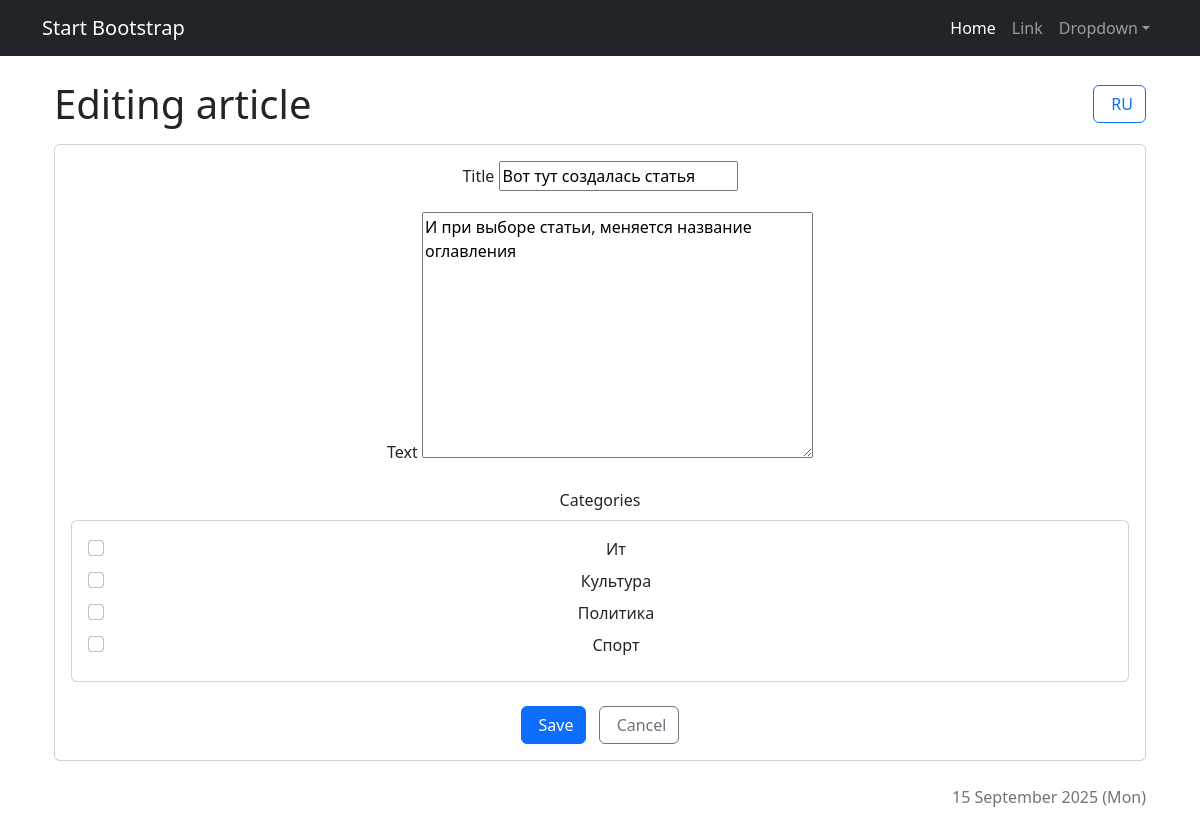
/news/articles/20/edit/ (signed in), run on an earlier commit of the app's database.
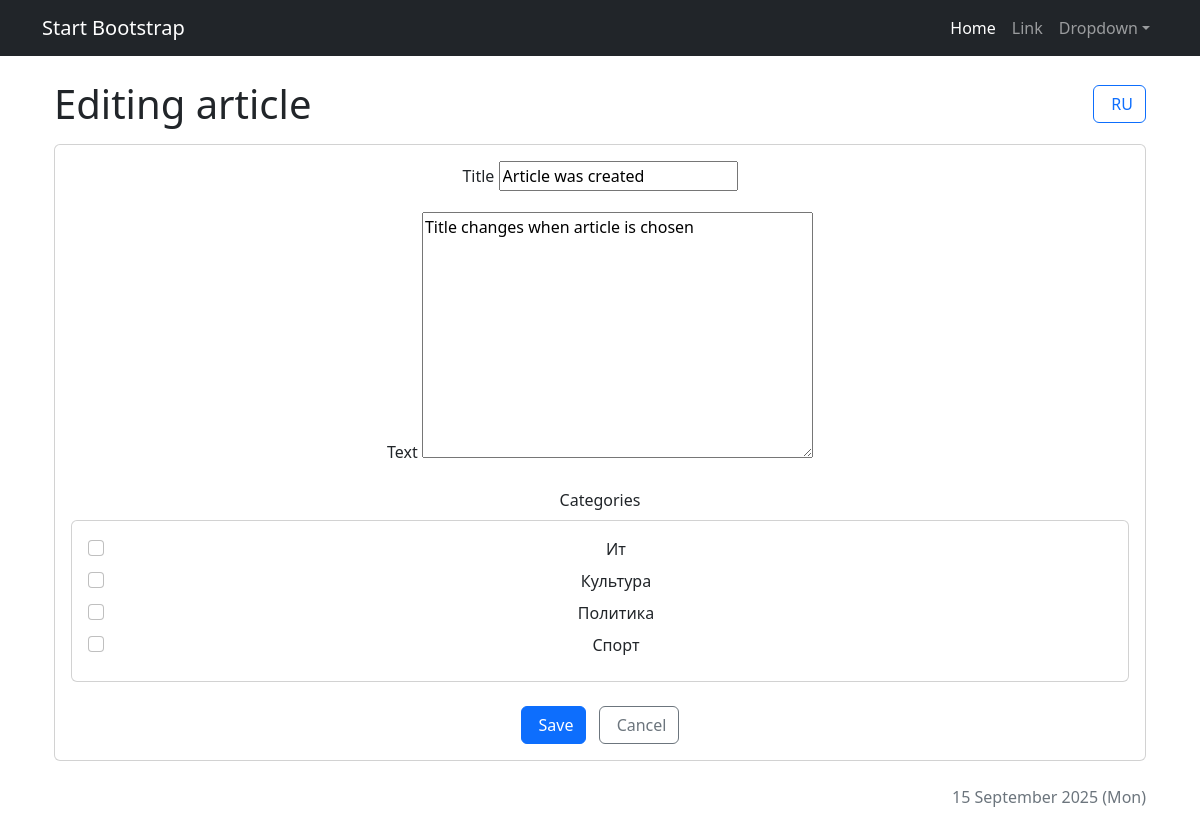
And on a later commit of the database.
### news/models.py (models this page shows, shortened)
class Post(models.Model):
    author = models.ForeignKey(Author, on_delete=models.CASCADE)
    ARTICLE = 'AR'
    NEWS = 'NW'
    CATEGORY_CHOICES= (
        (NEWS, _('News')),
        (ARTICLE, _('Article')),
    )
    categoryType = models.CharField(max_length=2, choices=CATEGORY_CHOICES, default=ARTICLE, verbose_name=_('Type'), help_text= _('post category'))
    dataCreation = models.DateTimeField(auto_now_add=True)
    postCategory = models.ManyToManyField(Category, through='PostCategory')
    title = models.CharField(max_length=128, help_text= _('post title'))
    text = models.TextField(help_text= _('post text'))
    rating = models.SmallIntegerField(default=0)

class Category(models.Model):
    name = models.CharField(max_length=64, unique=True, help_text= _('category name'))
    subscribers = models.ManyToManyField(User, related_name='subscribed_categories', blank=True)
    def __str__(self):
        return self.name.title()

### news/views.py (the view, shortened to what this page needs)
# urls.py: path('articles/<int:pk>/edit/', ArticleUpdateView.as_view(), name='article_edit'),
class ArticleUpdateView(PermissionRequiredMixin, UpdateView):
    permission_required = ('news.change_post',)
    model = Post
    form_class = PostForm
    template_name = 'post_form.html'
    def get_queryset(self):
        return super().get_queryset().filter(categoryType=Post.ARTICLE)
    def dispatch(self, request, *args, **kwargs):
        obj = self.get_object()
        if obj.author.authorUser != request.user:
            raise PermissionDenied
        return super().dispatch(request, *args, **kwargs)

### news/forms.py
class PostForm(forms.ModelForm):
    postCategory = forms.ModelMultipleChoiceField(
        queryset=Category.objects.all(),
        widget=forms.CheckboxSelectMultiple,
        required=True,
        label='Категории'
    )
    class Meta:
        model = Post
        fields = ['title', 'text', 'categoryType', 'postCategory']
        widgets = {
            'categoryType': forms.RadioSelect,
        }
    def __init__(self, *args, **kwargs):
        super().__init__(*args, **kwargs)
        if self.instance.pk:
            self.fields['postCategory'].initial = self.instance.postCategory.all()

### news/context_processors.py (called while the page is built)
def authors_group(request):
    try:
        return {'authors_group': Group.objects.get(name='authors')}
    except Group.DoesNotExist:
        return {'authors_group': None}

### news/templatetags/custom_tags.py (called while the page is built)
@register.simple_tag()
def current_time(format_string='%d %B %Y'):
   return datetime.utcnow().strftime(format_string)

### templates/post_form.html (shortened to what this page needs)
{% extends 'flatpages/default.html' %}
{% load custom_tags %}
{% load censor_filters %}
{% load i18n %}
{% block content %}
<div class="container mt-4">
    <div class="row mb-4">
        <div class="col-12">
            <div class="d-flex justify-content-between align-items-center mb-3">
                <h1 class="mb-0">
                    {% if object %}{% trans "Editing" %}{% else %}{% trans "Creating" %}{% endif %}
                    {% if view_type == 'news' %}{% trans "news" %}{% else %}{% trans "article" %}{% endif %}
                </h1>
                <form action="{% url 'set_language' %}" method="post">
                    {% get_current_language as LANGUAGE_CODE %}
                    {% get_available_languages as LANGUAGES %}
                    {% get_language_info_list for LANGUAGES as languages %}
                    {% for language in languages %}
                        {% if language.code != LANGUAGE_CODE %}
                            <button type="submit" class="btn btn-outline-primary" title="{% trans 'Switch to' %} {{ language.name_local }}">
                                {% if language.code == 'ru' %}
                                     RU
                                {% else %}
                                    <i class="bi bi-translate"></i> EN
                                {% endif %}
                            </button>
                        {% endif %}
                    {% endfor %}
                </form>
            </div>
            <div class="card mb-4">
                <div class="card-body">
                    <form method="post">
                        <div class="row g-3">
                            <div class="col-md-12">
                                <label for="{{ form.title.id_for_label }}" class="form-label">{% trans "Title" %}</label>
                                {{ form.title }}
                            </div>
                            <div class="col-md-12">
                                <label for="{{ form.text.id_for_label }}" class="form-label">{% trans "Text" %}</label>
                                {{ form.text }}
                            </div>
                            <div class="col-md-12">
                                <label class="form-label">{% trans "Categories" %}</label>
                                <div class="card">
                                    <div class="card-body" style="max-height: 200px; overflow-y: auto;">
                                        {% for checkbox in form.postCategory %}
                                            <div class="form-check">
                                                <input type="checkbox"
                                                       name="{{ checkbox.data.name }}"
                                                       value="{{ checkbox.data.value }}"
                                                       id="{{ checkbox.id_for_label }}"
                                                       class="form-check-input"
                                                       {% if checkbox.data.selected %}checked{% endif %}>
                                                <label for="{{ checkbox.id_for_label }}" class="form-check-label">
                                                    {{ checkbox.choice_label }}
                                                </label>
                                            </div>
                                        {% endfor %}
                                    </div>
                                </div>
                            </div>
                            <div class="col-12 mt-4">
                                <button type="submit" class="btn btn-primary">
                                     {% trans "Save" %}
                                </button>
                                <a href="{% url 'news_list' %}" class="btn btn-outline-secondary ms-2">
                                     {% trans "Cancel" %}
                                </a>
                            </div>
                        </div>
                    </form>
                </div>
            </div>
            <div class="text-muted text-end">
                 {% current_time '%d %B %Y (%a)' %}
            </div>
        </div>
    </div>
</div>
{% endblock content %}

### templates/flatpages/default.html (shortened to what this page needs)
<!DOCTYPE html>
<html lang="en">
    <head>
        {% load static %}
        <link href="{% static 'css/styles.css' %}" rel="stylesheet" />
    </head>
    <body>
        <nav class="navbar navbar-expand-lg navbar-dark bg-dark">
            <div class="container">
                <a class="navbar-brand" href="#">Start Bootstrap</a>
                <div class="collapse navbar-collapse" id="navbarSupportedContent">
                    <ul class="navbar-nav ms-auto mb-2 mb-lg-0">
                        <li class="nav-item"><a class="nav-link active" aria-current="page" href="#">Home</a></li>
                        <li class="nav-item"><a class="nav-link" href="#">Link</a></li>
                        <li class="nav-item dropdown">
                            <a class="nav-link dropdown-toggle" id="navbarDropdown" href="#" role="button" data-bs-toggle="dropdown" aria-expanded="false">Dropdown</a>
                        </li>
                    </ul>
                </div>
            </div>
        </nav>
        <div class="container">
            <div class="row">
                <div class="col-lg-12 text-center">
                   {% block content %}{% endblock content %}
               </div>
           </div>
        </div>
    </body>
</html>
{% load i18n %}

### templates/post_form.html (style rules this page uses)
.form-check { margin-bottom: 0.5rem; }
.form-check-input { margin-top: 0.2em; }
.form-check-label { margin-left: 0.5em; }

What changed in the data, as far as the page shows it:
changed Post: title "Вот тут создалась статья" → "Article was created"; text "И при выборе статьи, меняется название оглавления" → "Title changes when article is chosen"
